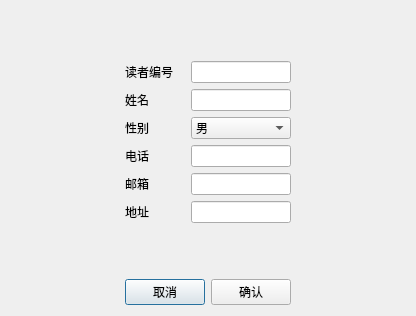
<?xml version="1.0" encoding="UTF-8"?>
<ui version="4.0">
 <class>AddReaderDialog</class>
 <widget class="QDialog" name="AddReaderDialog">
  <property name="geometry">
   <rect>
    <x>0</x>
    <y>0</y>
    <width>416</width>
    <height>316</height>
   </rect>
  </property>
  <property name="windowTitle">
   <string>Dialog</string>
  </property>
  <layout class="QGridLayout" name="gridLayout_2">
   <item row="0" column="1">
    <spacer name="verticalSpacer">
     <property name="orientation">
      <enum>Qt::Orientation::Vertical</enum>
     </property>
     <property name="sizeHint" stdset="0">
      <size>
       <width>20</width>
       <height>39</height>
      </size>
     </property>
    </spacer>
   </item>
   <item row="1" column="1" rowspan="2">
    <layout class="QVBoxLayout" name="verticalLayout">
     <item>
      <layout class="QHBoxLayout" name="horizontalLayout">
       <item>
        <widget class="QLabel" name="label">
         <property name="text">
          <string>读者编号</string>
         </property>
        </widget>
       </item>
       <item>
        <widget class="QLineEdit" name="readerIdLineEdit">
         <property name="maximumSize">
          <size>
           <width>100</width>
           <height>16777215</height>
          </size>
         </property>
        </widget>
       </item>
      </layout>
     </item>
     <item>
      <layout class="QHBoxLayout" name="horizontalLayout_2">
       <item>
        <widget class="QLabel" name="label_2">
         <property name="text">
          <string>姓名</string>
         </property>
        </widget>
       </item>
       <item>
        <widget class="QLineEdit" name="nameLineEdit">
         <property name="maximumSize">
          <size>
           <width>100</width>
           <height>16777215</height>
          </size>
         </property>
        </widget>
       </item>
      </layout>
     </item>
     <item>
      <layout class="QHBoxLayout" name="horizontalLayout_3">
       <item>
        <widget class="QLabel" name="label_3">
         <property name="text">
          <string>性别</string>
         </property>
        </widget>
       </item>
       <item>
        <widget class="QComboBox" name="genderComboBox">
         <property name="minimumSize">
          <size>
           <width>100</width>
           <height>0</height>
          </size>
         </property>
         <item>
          <property name="text">
           <string>男</string>
          </property>
         </item>
         <item>
          <property name="text">
           <string>女</string>
          </property>
         </item>
        </widget>
       </item>
      </layout>
     </item>
     <item>
      <layout class="QHBoxLayout" name="horizontalLayout_4">
       <item>
        <widget class="QLabel" name="label_5">
         <property name="text">
          <string>电话</string>
         </property>
        </widget>
       </item>
       <item>
        <widget class="QLineEdit" name="phoneLineEdit">
         <property name="maximumSize">
          <size>
           <width>100</width>
           <height>16777215</height>
          </size>
         </property>
        </widget>
       </item>
      </layout>
     </item>
     <item>
      <layout class="QHBoxLayout" name="horizontalLayout_5">
       <item>
        <widget class="QLabel" name="label_4">
         <property name="text">
          <string>邮箱</string>
         </property>
        </widget>
       </item>
       <item>
        <widget class="QLineEdit" name="emailLineEdit">
         <property name="maximumSize">
          <size>
           <width>100</width>
           <height>16777215</height>
          </size>
         </property>
        </widget>
       </item>
      </layout>
     </item>
     <item>
      <layout class="QHBoxLayout" name="horizontalLayout_6">
       <item>
        <widget class="QLabel" name="label_6">
         <property name="text">
          <string>地址</string>
         </property>
        </widget>
       </item>
       <item>
        <widget class="QLineEdit" name="addressLineEdit">
         <property name="maximumSize">
          <size>
           <width>100</width>
           <height>16777215</height>
          </size>
         </property>
        </widget>
       </item>
      </layout>
     </item>
    </layout>
   </item>
   <item row="1" column="2">
    <spacer name="horizontalSpacer_2">
     <property name="orientation">
      <enum>Qt::Orientation::Horizontal</enum>
     </property>
     <property name="sizeHint" stdset="0">
      <size>
       <width>111</width>
       <height>20</height>
      </size>
     </property>
    </spacer>
   </item>
   <item row="2" column="0">
    <spacer name="horizontalSpacer">
     <property name="orientation">
      <enum>Qt::Orientation::Horizontal</enum>
     </property>
     <property name="sizeHint" stdset="0">
      <size>
       <width>111</width>
       <height>20</height>
      </size>
     </property>
    </spacer>
   </item>
   <item row="3" column="1">
    <spacer name="verticalSpacer_2">
     <property name="orientation">
      <enum>Qt::Orientation::Vertical</enum>
     </property>
     <property name="sizeHint" stdset="0">
      <size>
       <width>20</width>
       <height>40</height>
      </size>
     </property>
    </spacer>
   </item>
   <item row="4" column="1">
    <layout class="QGridLayout" name="gridLayout">
     <item row="0" column="0">
      <widget class="QPushButton" name="cancelButton">
       <property name="text">
        <string>取消</string>
       </property>
      </widget>
     </item>
     <item row="0" column="1">
      <widget class="QPushButton" name="okButton">
       <property name="text">
        <string>确认</string>
       </property>
      </widget>
     </item>
    </layout>
   </item>
  </layout>
 </widget>
 <resources/>
 <connections/>
</ui>
